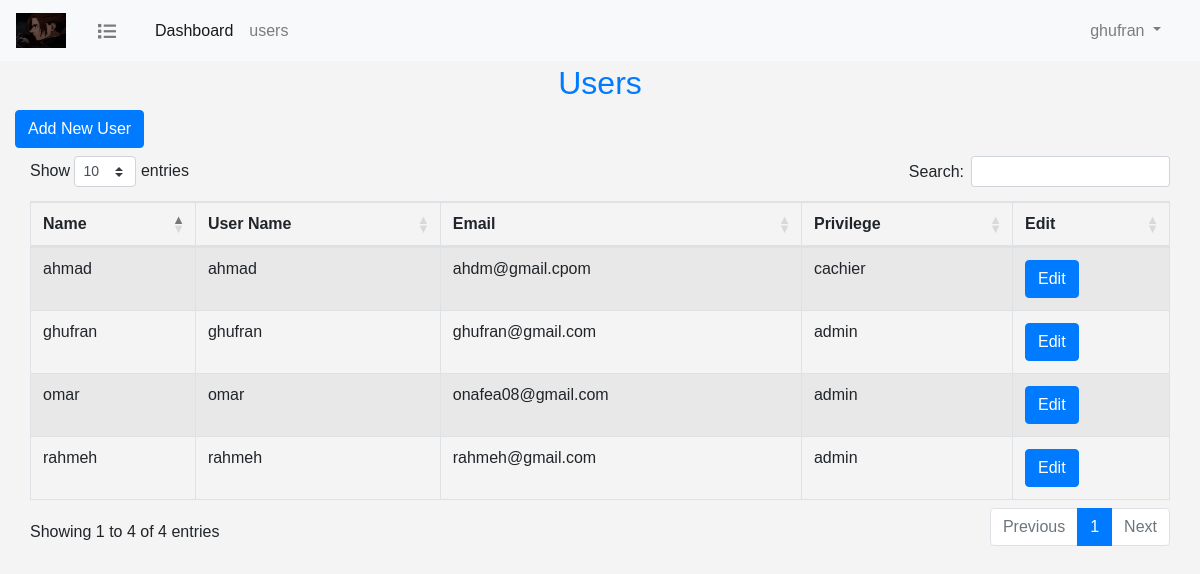
The app's page /users/index.php (signed in) with its own data.
### tables this page shows
CREATE TABLE IF NOT EXISTS `users` (
  `id` int(11) NOT NULL AUTO_INCREMENT,
  `name` varchar(255) NOT NULL,
  `user_name` varchar(255) NOT NULL,
  `email` varchar(255) NOT NULL,
  `password` varchar(255) NOT NULL,
  `privilege_id` int(11) NOT NULL,
  `is_active` tinyint(1) NOT NULL DEFAULT '1',
  PRIMARY KEY (`id`),
  KEY `privilege_id` (`privilege_id`)
);

CREATE TABLE IF NOT EXISTS `privileges` (
  `id` int(11) NOT NULL AUTO_INCREMENT,
  `privilege` varchar(255) DEFAULT NULL,
  PRIMARY KEY (`id`)
);

### users/index.php (the view, shortened to what this page needs)
<?php
include('../db_connect.php');
$query = "SELECT users.* , privileges.privilege as privilege
  FROM users
INNER JOIN privileges on privileges.id = users.privilege_id; ";
$statement = $con->prepare($query);
$statement->execute();
$users = $statement->fetchAll(PDO::FETCH_ASSOC);
?>
<html>
<head>
    <?php include "../include/header.php";?>
    <link rel="stylesheet" href="users.css">
</head>
<body>
<?php include "../include/navbar.php"?>
<div class="container-fluid pt-5">
     <?php
    include "../include/dashboard.php";
    ?>
    <h2 class="text-primary text-center mt-3">Users</h2>
    <a href="add_user.php" class="btn btn-primary mb-2">Add New User</a>
    <table id="users_table" class="table table-bordered table-striped">
        <thead>
        <tr>
            <th scope="col">Name</th>
            <th scope="col">User Name</th>
            <th scope="col">Email</th>
            <th scope="col">Privilege</th>
            <th scope="col">Edit</th>
        </tr>
        </thead>
        <tbody>
          <?php
          foreach($users as $user)
          { ?>
               <tr>
               <td><?=$user['name']?></td>
               <td><?=$user['user_name']?></td>
               <td><?=$user['email']?></td>
               <td><?=$user['privilege']?></td>
               <td>
                   <a href="add_user.php?user_id=<?=$user['id']?>"  class="btn btn-primary">Edit</a>
               </td>
              </tr>
          <?php }?>
        </tbody>
    </table>
</div>
</body>
</html>

### assets/css/main.css (style rules this page uses)
* { margin: 0; padding: 0; -webkit-box-sizing:border-box; -moz-box-sizing:border-box; box-sizing:border-box; }
body { font-family: arial,tohama; margin:0; padding:0; background-color:#f4f4f4; }

### records on screen
users: name "omar", user_name "omar", email "onafea08@gmail.com", privilege.privilege "admin"
users: name "ghufran", user_name "ghufran", email "ghufran@gmail.com", privilege.privilege "admin"
users: name "rahmeh", user_name "rahmeh", email "rahmeh@gmail.com", privilege.privilege "admin"
users: name "ahmad", user_name "ahmad", email "ahdm@gmail.cpom", privilege.privilege "cachier"

### other values on screen
$_SESSION['username'] "ghufran"
